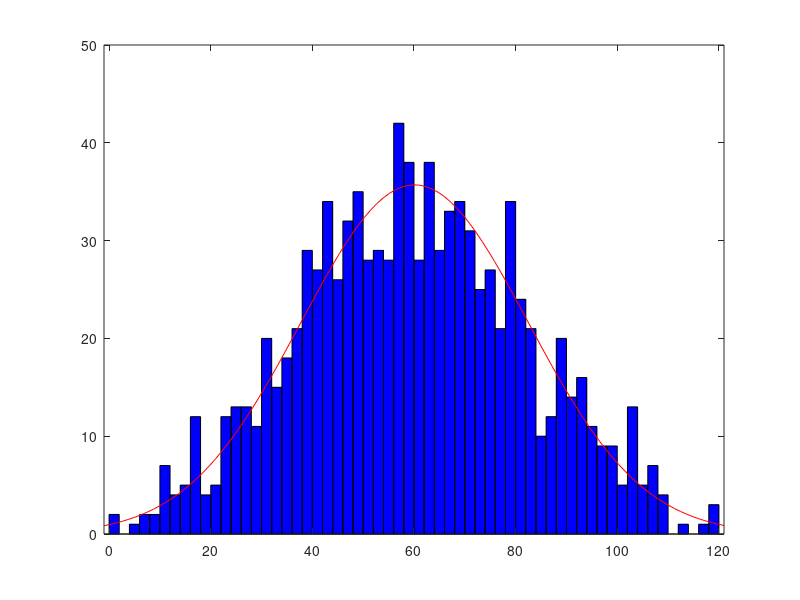

Write the MATLAB code that produced this figure. (Note: this script raises an error after producing the figure.)
A = dlmread('log7.txt','\t',2,0);
numGamesA = size(A,1);
TeamFinalPointsA = zeros(numGamesA,1);
countWins = 0;
countDraws = 0;
for i = 1:numGamesA
  TeamFinalPointsA(i,1) = A(i,23);
  if A(i,23) > 60
      countWins = countWins + 1;
  elseif A(i,23) == 60
      countDraws = countDraws + 1;
  end
end

winRate = (countWins / numGamesA) * 100
drawRate = (countDraws / numGamesA) * 100


B = dlmread('log8.txt','\t',2,0);
numGamesB = size(B,1);
countWins = 0;
countDraws = 0;
TeamFinalPointsB = zeros(numGamesB,1);
for i = 1:numGamesB
  TeamFinalPointsB(i,1) = B(i,23);
  if B(i,23) > 60
      countWins = countWins + 1;
  elseif B(i,23) == 60
      countDraws = countDraws + 1;
  end
end
winRate = (countWins / numGamesB) * 100
drawRate = (countDraws / numGamesB) * 100

C = dlmread('log9.txt','\t',2,0);
numGamesC = size(C,1);
countWins = 0;
countDraws = 0;
TeamFinalPointsC = zeros(numGamesC,1);
for i = 1:numGamesC
  TeamFinalPointsC(i,1) = C(i,23);
  if C(i,23) > 60
      countWins = countWins + 1;
  elseif C(i,23) == 60
      countDraws = countDraws + 1;
  end
end
winRate = (countWins / numGamesC) * 100
drawRate = (countDraws / numGamesC) * 100

figure(1);
a = histfit(TeamFinalPointsA,60);
a(1).FaceColor = [0.2 0.4 0.2]
delete(a(2));
axis([0 120 0 45]);

figure(2);
b = histfit(TeamFinalPointsB,60);
b(1).FaceColor = [0.2 0.5 1]
delete(b(2));
axis([0 120 0 45]);

figure(3);
c = histfit(TeamFinalPointsC,60);
c(1).FaceColor = [1 0 0]
delete(c(2));
axis([0 120 0 45]);

figure(4);
h = histfit(TeamFinalPointsA,60)
h(2).Color = [0.2 0.4 0.2];
delete(h(1));
hold on;
g = histfit(TeamFinalPointsB,60);
g(2).Color = [0.2 0.5 1];
delete(g(1));
i = histfit(TeamFinalPointsC,60);
i(2).Color = [1 0 0];
delete(i(1));
axis([0 120 0 45]);